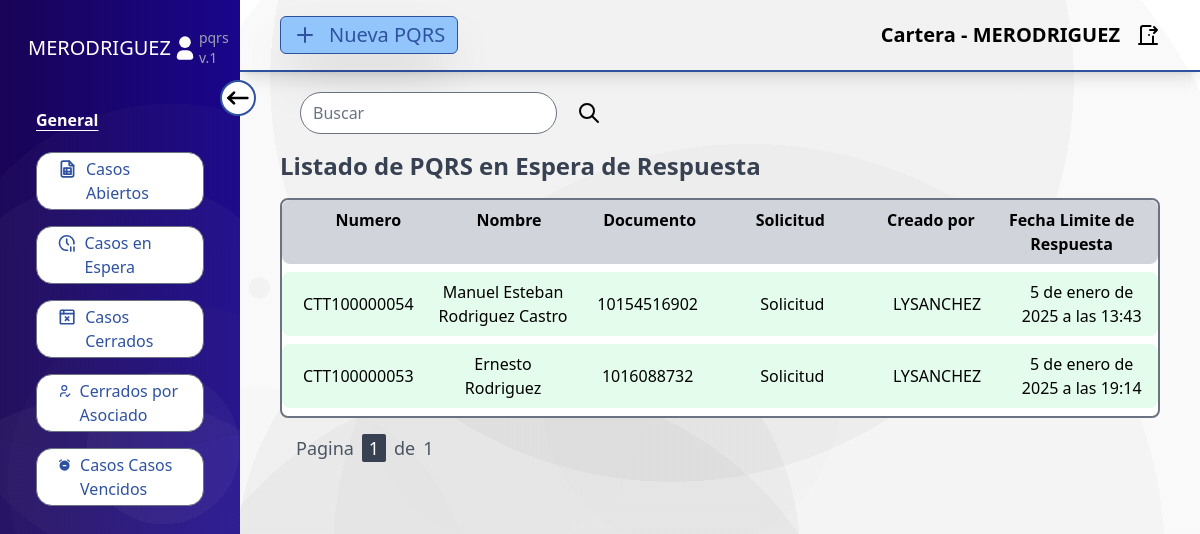
The app's page /pqrs-en-espera/ (signed in) with its own data.
### account/models.py (models this page shows, shortened)
class CustumUser(AbstractUser):
    area = models.ForeignKey(Areas, on_delete=models.SET_NULL, null=True, blank=True)
    permissions = models.CharField(choices=TYPES_USERS, max_length=100)

### adminUser/models.py (models this page shows, shortened)
class Areas(models.Model):
    name = models.CharField(max_length=30)
    def __str__(self):
        return self.name

class TypesPQRS(models.Model):
    name = models.CharField(max_length=100)
    timeExecute = models.IntegerField()
    area_redirect = models.ForeignKey(Areas, on_delete=models.SET_NULL, null=True, blank=True)
    def __str__(self):
        return self.name

### users/models.py (models this page shows, shortened)
class PQRS(models.Model):
    num = models.CharField(max_length=20)
    typePQRS = models.ForeignKey(TypesPQRS, on_delete=models.CASCADE)
    areas = models.CharField(max_length=1000, null=True, blank=True)
    name = models.CharField(max_length=200)
    asociado = models.IntegerField()
    email = models.EmailField()
    phone = models.IntegerField()
    description = models.CharField(max_length=1000)
    created = models.DateTimeField(auto_now_add=True)
    timeResponse = models.DateTimeField(null=True, blank=True)
    userCreated = models.CharField(max_length=100)
    status = models.CharField(max_length=100, default="Open")
    close_by = models.CharField(max_length=100, null=True, blank=True)
    closed = models.DateTimeField(null=True, blank=True)
    dateResponse = models.DateTimeField(null=True, blank=True)
    tokenControl = models.CharField(max_length=100, null=True, blank=True)
    objects = PQRSManager()
    def check_time_response(self):
        if self.timeResponse and self.timeResponse < timezone.now() and self.status == "Open":
            self.status = "Expired"
            self.closed = timezone.now()
            self.save()
        if self.dateResponse and self.dateResponse < timezone.now() and self.status == "Wait":
            self.status = "Close"
            self.closed = timezone.now()
            self.save()
    class Meta:
        ordering = ['-created']

### users/views.py (the view, shortened to what this page needs)
# urls.py: path('pqrs-en-espera/', waitResponsePQRS, name="waitingpqrs"),
@login_required
def waitResponsePQRS(request):
    formSearch = SearchForm()
    userType = request.user
    if userType.is_staff:
        waitPQRS = PQRS.objects.filter(status="Wait")
    else:
        waitPQRS = PQRS.objects.filter(areas__icontains=userType.area, status="Wait")
    paginator = Paginator(waitPQRS, 5)
    page_number = request.GET.get('page', 1)
    try:
        pqrs_wait = paginator.page(page_number)
    except EmptyPage:
        return HttpResponseRedirect(f"{request.path}?page=1")
    return render(request, 'wait_pqrs.html', {'pqrs': pqrs_wait, 'formSearch': formSearch})

### users/forms.py
class SearchForm(forms.Form):
    search = forms.CharField(label="", widget=forms.TextInput(attrs={
        'class': 'bg-gray-200 border-[10px] rounded-full',
        'placeholder': 'Buscar',
    }))

### users/models.py (called while the page is built)
    def get_queryset(self):
        queryset = super().get_queryset()
        for pqrs in queryset:
            pqrs.check_time_response()
        return queryset

### users/templates/wait_pqrs.html
{% extends "baseUsers.html" %} {% block datas %}
{% include "search.html" %}
<h2 class="my-4 text-2xl font-semibold text-gray-700">Listado de PQRS en Espera de Respuesta</h2>
<div class="w-full max-h-[85%] border-2 bg-white border-gray-500 rounded-lg overflow-y-auto">
  <ul class="flex flex-row text-base font-semibold bg-gray-300 px-4 py-2 rounded-lg text-center">
    <li class="w-1/6">Numero</li>
    <li class="w-1/6">Nombre</li>
    <li class="w-1/6">Documento</li>
    <li class="w-1/6">Solicitud</li>
    <li class="w-1/6">Creado por</li>
    <li class="w-1/6">Fecha Limite de Respuesta</li>
  </ul>
  <div class="flex flex-col gap-2 py-2">
    {% for pqr in pqrs %}
    <a href="{% url 'findpqrs' pqr.num %}" class="">
      <ul class="flex flex-row gap-2 py-2 bg-green-100/80 rounded-lg hover:bg-green-200 transition-colors duration-200 px-2">
        <li class="w-1/6 flex text-center justify-center items-center">{{pqr.num}}</li>
        <li class="w-1/6 flex text-center justify-center items-center">{{pqr.name}}</li>
        <li class="w-1/6 flex text-center justify-center items-center">{{pqr.asociado}}</li>
        <li class="w-1/6 flex text-center justify-center items-center">{{pqr.typePQRS}}</li>
        <li class="w-1/6 flex text-center justify-center items-center">{{pqr.userCreated}}</li>
        <li class="w-1/6 flex text-center justify-center items-center">{{pqr.dateResponse}}</li>
      </ul>
    </a>
    {% endfor %}
  </div>
</div>
{% include "pagination.html" with page=pqrs %} {% endblock datas %}

### users/templates/baseUsers.html (shortened to what this page needs)
{% extends "base.html" %}
{% load static %}
{% block content %}
<body class="flex w-full h-screen overflow-hidden">
    <aside id="aside" class="relative w-1/5 bg-backlogin text-white p-4 h-full transition-all duration-200">
      <button id="bt-control" class="absolute -right-4 top-20 bg-white border-2 border-cootra rounded-full transition-all duration-200">
      </button>
        <div id="topper" class="flex flex-row justify-between items-center p-3">
            <div class="flex flex-row justify-center items-center">
                <p class="text-xl text-white">{{ request.user.username }}</p>
            </div>
            <p class="text-sm text-gray-400">pqrs v.1</p>
        </div>
        <div id="section-1" class="flex flex-col px-5 py-7">
            <p class="text-base text-white font-semibold underline underline-offset-4">General</p>
            <div class="text-base flex flex-col gap-4 mt-5">
                <a
                  href="{% url 'home' %}"
                  class="flex flex-row justify-start gap-2 px-5 py-1 bg-white text-cootra rounded-2xl hover:scale-105
                  border-[1px] border-gray-500 hover:bg-gray-200 transition-all duration-200">
                    <p>Casos Abiertos</p>
                </a>
                <a
                  href="{% url 'waitingpqrs' %}"
                  class="flex flex-row justify-start gap-2 px-5 py-1 bg-white text-cootra rounded-2xl hover:scale-105
                  border-[1px] border-gray-500 hover:bg-gray-200 transition-all duration-200">
                    <p>Casos en Espera</p>
                </a>
                <a
                  href="{% url 'closedpqrs' %}"
                  class="flex flex-row justify-start gap-2 px-5 py-1 bg-white text-cootra rounded-2xl hover:scale-105
                  border-[1px] border-gray-500 hover:bg-gray-200 transition-all duration-200">
                    <p>Casos Cerrados</p>
                </a>
                <a
                  href="{% url 'closedforuserpqrs' %}"
                  class="flex flex-row justify-start gap-2 px-5 py-1 bg-white text-cootra rounded-2xl hover:scale-105
                  border-[1px] border-gray-500 hover:bg-gray-200 transition-all duration-200">
                    <p>Cerrados por Asociado</p>
                </a>
                <a
                  href="{% url 'expiredpqrs' %}"
                  class="flex flex-row justify-start gap-2 px-5 py-1 bg-white text-cootra rounded-2xl hover:scale-105
                  border-[1px] border-gray-500 hover:bg-gray-200 transition-all duration-200">
                    <p>Casos Casos Vencidos</p>
                </a>
            </div>
        </div>
    </aside>
    <main id="main" class="w-4/5 flex flex-col h-screen bg-backpqr transition-all duration-200">
        {% include "header.html" %}
        <div class="px-10 py-5 h-[90%] w-full overflow-auto">
            {% block datas %}
            {% endblock datas %}
        </div>
    </main>
</body>
{% endblock content %}

### users/templates/header.html (shortened to what this page needs)
{% load static %} {% block styles %}
<link rel="stylesheet" type="text/css" href="{% static 'css/header.css' %}" />
{% endblock styles %}
<header class="flex flex-row justify-between items-center px-10 py-4 border-b-2 border-cootra shadow-lg">
  <a
    href="{% url 'createdpqrs' %}"
    class="flex justify-center items-center bg-blue-300 rounded-md
    px-3 py-1 text-xl shadow-2xl gap-3 text-cootra border-[1px] border-cootra
    hover:scale-105 transition-all duration-200"
  >
    {% include "icons/new.html" %} Nueva PQRS
  </a>
  <div class="flex flex-row justify-between items-center gap-4">
    <p class="font-semibold text-xl">
      {% if request.user.area %}
      {{ request.user.area}} -
      {% endif %}
      {{ request.user.username }}</p>
    <a href="{% url 'logout' %}" class="exit">
    </a>
  </div>
</header>

### users/static/css/header.css (style rules this page uses)
header { display: flex; flex-direction: row; justify-content: space-between; align-items: center; padding: 0px 30px; }
.exit { background-color: transparent; border: 0px; cursor: pointer; }

### records on screen
CustumUser: user.username "MERODRIGUEZ", user.area "Cartera"
PQRS: num "CTT100000054", name "Manuel Esteban Rodriguez Castro", asociado "10154516902", typePQRS "Solicitud", userCreated "LYSANCHEZ", dateResponse "5 de enero de 2025 a las 13:43"
PQRS: num "CTT100000053", name "Ernesto Rodriguez", asociado "1016088732", typePQRS "Solicitud", userCreated "LYSANCHEZ", dateResponse "5 de enero de 2025 a las 19:14"

### other values on screen
{{ page.number }} "1"
{{ page.paginator.num_pages }} "1"
